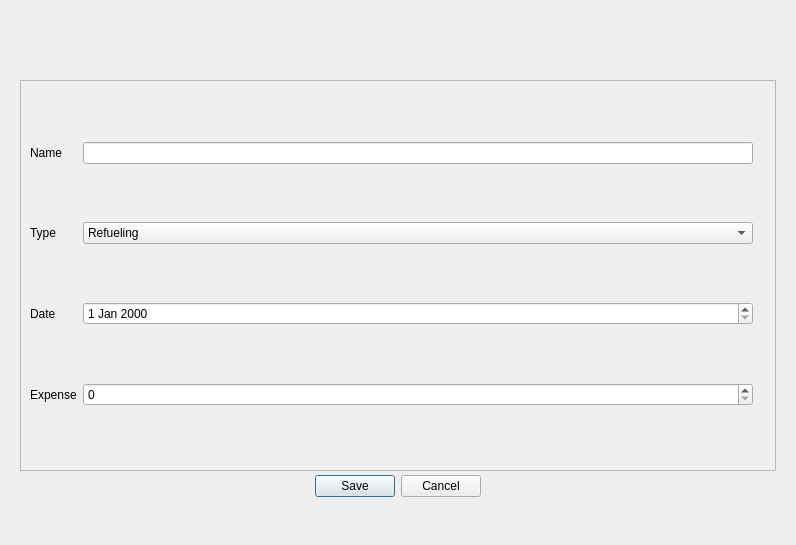
<?xml version="1.0" encoding="UTF-8"?>
<ui version="4.0">
 <class>NewExpenseForm</class>
 <widget class="QDialog" name="NewExpenseForm">
  <property name="geometry">
   <rect>
    <x>0</x>
    <y>0</y>
    <width>796</width>
    <height>545</height>
   </rect>
  </property>
  <property name="windowTitle">
   <string>Dialog</string>
  </property>
  <widget class="QDialogButtonBox" name="buttonBox">
   <property name="geometry">
    <rect>
     <x>140</x>
     <y>470</y>
     <width>341</width>
     <height>32</height>
    </rect>
   </property>
   <property name="orientation">
    <enum>Qt::Horizontal</enum>
   </property>
   <property name="standardButtons">
    <set>QDialogButtonBox::Cancel|QDialogButtonBox::Save</set>
   </property>
  </widget>
  <widget class="QFrame" name="CALCULATOR_FIELDS_CONTAINER">
   <property name="geometry">
    <rect>
     <x>20</x>
     <y>80</y>
     <width>756</width>
     <height>391</height>
    </rect>
   </property>
   <property name="frameShape">
    <enum>QFrame::StyledPanel</enum>
   </property>
   <property name="frameShadow">
    <enum>QFrame::Raised</enum>
   </property>
   <layout class="QGridLayout" name="gridLayout_4">
    <item row="1" column="0">
     <widget class="QLabel" name="Service_Label">
      <property name="text">
       <string>Type</string>
      </property>
     </widget>
    </item>
    <item row="0" column="2">
     <widget class="QLineEdit" name="Name_Edit">
      <property name="text">
       <string/>
      </property>
     </widget>
    </item>
    <item row="3" column="0">
     <widget class="QLabel" name="Parts_Label">
      <property name="text">
       <string>Date</string>
      </property>
     </widget>
    </item>
    <item row="1" column="3">
     <widget class="QLabel" name="label">
      <property name="text">
       <string/>
      </property>
     </widget>
    </item>
    <item row="4" column="0">
     <widget class="QLabel" name="Other_Label">
      <property name="text">
       <string>Expense</string>
      </property>
     </widget>
    </item>
    <item row="0" column="0">
     <widget class="QLabel" name="Name_Label">
      <property name="text">
       <string>Name</string>
      </property>
     </widget>
    </item>
    <item row="1" column="2">
     <widget class="QComboBox" name="comboBox">
      <item>
       <property name="text">
        <string>Refueling</string>
       </property>
      </item>
      <item>
       <property name="text">
        <string>Service</string>
       </property>
      </item>
      <item>
       <property name="text">
        <string>Parts</string>
       </property>
      </item>
      <item>
       <property name="text">
        <string>Other</string>
       </property>
      </item>
     </widget>
    </item>
    <item row="3" column="2">
     <widget class="QDateEdit" name="dateEdit"/>
    </item>
    <item row="4" column="2">
     <widget class="QSpinBox" name="spinBox"/>
    </item>
   </layout>
  </widget>
 </widget>
 <resources/>
 <connections>
  <connection>
   <sender>buttonBox</sender>
   <signal>accepted()</signal>
   <receiver>NewExpenseForm</receiver>
   <slot>accept()</slot>
   <hints>
    <hint type="sourcelabel">
     <x>248</x>
     <y>254</y>
    </hint>
    <hint type="destinationlabel">
     <x>157</x>
     <y>274</y>
    </hint>
   </hints>
  </connection>
  <connection>
   <sender>buttonBox</sender>
   <signal>rejected()</signal>
   <receiver>NewExpenseForm</receiver>
   <slot>reject()</slot>
   <hints>
    <hint type="sourcelabel">
     <x>316</x>
     <y>260</y>
    </hint>
    <hint type="destinationlabel">
     <x>286</x>
     <y>274</y>
    </hint>
   </hints>
  </connection>
 </connections>
</ui>
